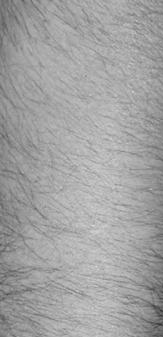
%> input picture Susana/MATLAB/grey_hair.jpg, 163 x 337 px
$ octave removehair.m   (GNU Octave 9; MATLAB toolbox functions it lacks are replaced by stand-ins)
%> lines starting %> are read from the running program, lines starting %| are printed output that depends on the picture; in (x1, y1, x2, y2) boxes, pixels count from 0 and x2, y2 are one past the last pixel; in counts of white or black regions, pixels touching at a corner belong together; the program's own positions count from 1

Originalet = imread('grey_hair.jpg');
%> Originalet is the input picture: size 337x163x3 uint8; min 50, max 218, mean 161.8
Original = rgb2gray(Originalet);

I = rgb2gray(imread('grey_hair.jpg'));

contrast = imadjust(I);
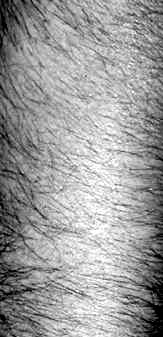
%> contrast: size 337x163 uint8; min 0, max 255, mean 155.8

se = strel('disk',5);

hairs = imbothat(I,se);
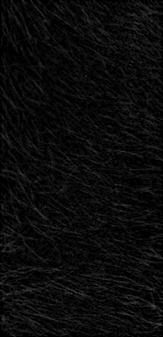
%> hairs: size 337x163 uint8; min 0, max 75, mean 11.2
BW = hairs > 15;
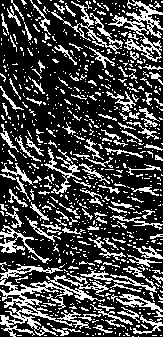
%> BW: size 337x163 logical; 27% white in thin lines or dots

BW2 = imdilate(BW,strel('disk',2));
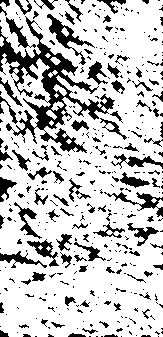
%> BW2: size 337x163 logical; 77.5% white; 379 black regions (285 under 20 px), largest, box (x1, y1, x2, y2) and area: (0, 16, 115, 153) 3699, (47, 14, 95, 65) 527, (104, 192, 163, 217) 371


replacedImage = roifill(I,BW2);
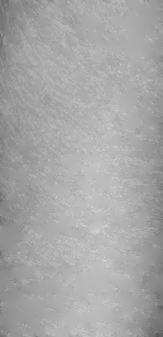
%> replacedImage: size 337x163 uint8; min 86, max 213, mean 166.5

figure(2)
subplot(1,2,1)
imshow(I)
subplot(1,2,2)
imshow(replacedImage)

ll = edge (replacedImage,'canny');
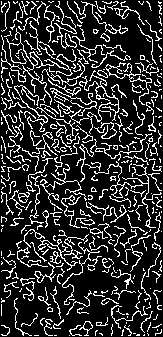
%> ll: size 337x163 logical; 18.9% white in thin lines or dots

figure(3)
imshow(ll)

figure(1)
subplot(3,3,1)
imshow(Original)
subplot(3,3,2)
imshow(contrast)
subplot(3,3,3)
imshow(hairs)
subplot(3,3,4)
imshow(BW)
subplot(3,3,5)
imshow(BW2)
subplot(3,3,6)
imshow(replacedImage)
subplot(3,3,9)
imshow(ll)
